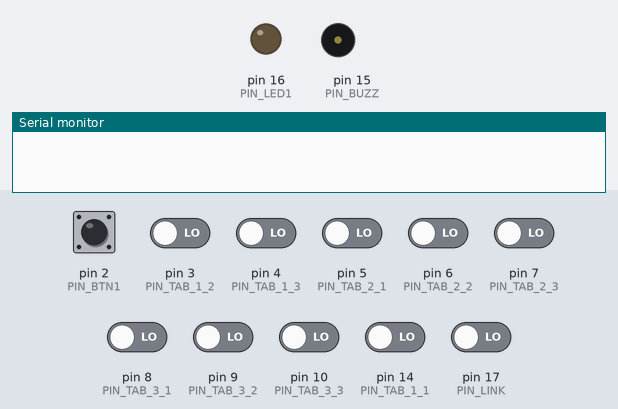
This sketch was run on a simulated Arduino Nano, built with avr-gcc and run on an emulated ATmega328P. Shown: output pins drawn as LEDs (lit = HIGH), buzzer (waves = sounding), the last lines printed to the serial monitor. The test bench sets the inputs (shaded band); at power-on: pin 2 (PIN_BTN1) HIGH, pin 3 (PIN_TAB_1_2), pin 4 (PIN_TAB_1_3), pin 5 (PIN_TAB_2_1), pin 6 (PIN_TAB_2_2), pin 7 (PIN_TAB_2_3), pin 8 (PIN_TAB_3_1), pin 9 (PIN_TAB_3_2), pin 10 (PIN_TAB_3_3), pin 14 (PIN_TAB_1_1), pin 17 (PIN_LINK) LOW. Pins used as bus, display or sensor lines are not drawn.

Above: at 1.2 s.
1.3 s: pin 17 (PIN_LINK) driven HIGH
At 3.1 s:
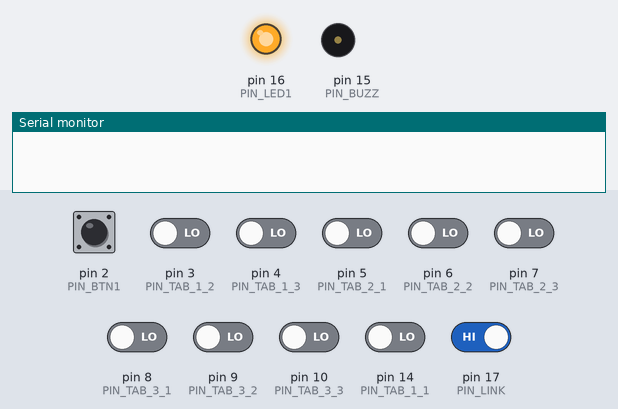
3.8 s: pin 2 (PIN_BTN1) pulled LOW for 0.15 s
At 4.0 s:
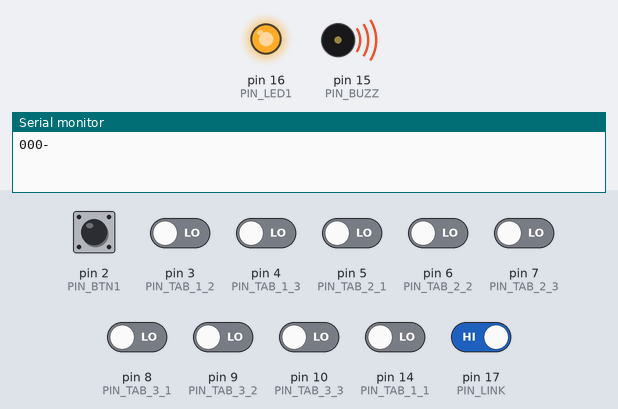
5.4 s: pin 17 (PIN_LINK) driven LOW
At 6.2 s:
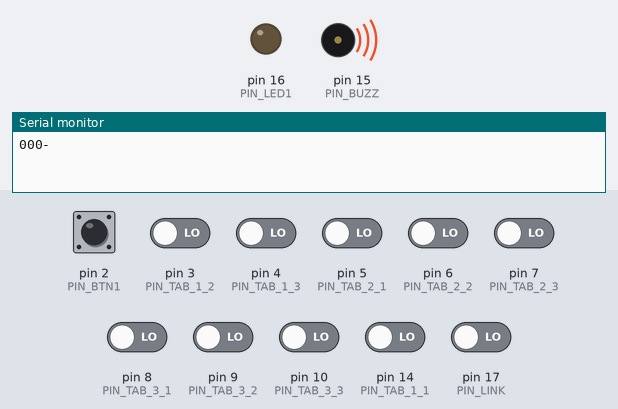
Timing chart, 0 to 8.4 s (numbered marks = the images above; inputs shaded):
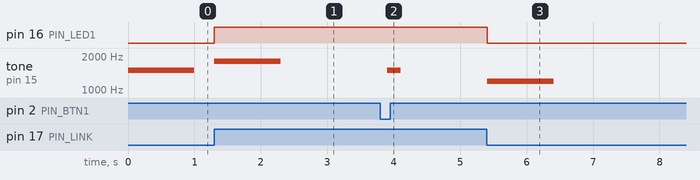

The sketch:

escorna_tab.ino
```cpp
// (licence header left out)
#include <Arduino.h>

#include "configuration.h"
#include "EscornaTab.h"

// EscornaTab configuration
static const EscornaTab::Config cfg =
{
    buttonPin: PIN_BTN1,
    led1Pin:   PIN_LED1,
    buzzerPin: PIN_BUZZ,
    linkPin:   PIN_LINK,
    tabPins:
    {
        PIN_TAB_1_1, PIN_TAB_1_2, PIN_TAB_1_3,
        PIN_TAB_2_1, PIN_TAB_2_2, PIN_TAB_2_3,
        PIN_TAB_3_1, PIN_TAB_3_2, PIN_TAB_3_3,
    },
    rowPins: { PIN_ROW_1, PIN_ROW_2, PIN_ROW_3 }
};


// EscornaTab instance
EscornaTab escorna_tab(cfg, Serial);


void setup()
{
    // initialize serial stream before escorna_tab.init()
    Serial.begin(9600);

    escorna_tab.init();
}


void loop()
{
    // main loop
    escorna_tab.update();
}
```

EscornaTab.cpp
```cpp
// (licence header left out)
#include "EscornaTab.h"


EscornaTab::EscornaTab(const Config& cfg, Stream& serial) :
    _cfg(cfg),
    _stream(serial)
{
    _link = false;
}


int EscornaTab::init()
{
    // common pins
    pinMode(_cfg.buttonPin, INPUT_PULLUP);
    pinMode(_cfg.led1Pin, OUTPUT);
    pinMode(_cfg.buzzerPin, OUTPUT);
    pinMode(_cfg.linkPin, INPUT);

    // tab input pins
    for (int p = 0; p < 9; p++) pinMode(_cfg.tabPins[p], INPUT);

    // row output pins
    for (int p = 0; p < ROW_COUNT; p++)
    {
        uint8_t pin = _cfg.rowPins[p];
        pinMode(pin, OUTPUT);
        digitalWrite(pin, LOW);
    }

    _indicate(INDICATION_READY);

    return 0;
}


void EscornaTab::update()
{
    // check when button was pressed
    if (_scanButton())
    {
        for (int r = 0; r < ROW_COUNT; r++)
        {
            // read each row
            uint8_t tabs[9];
            readTabs(r, tabs);

            // send the codes but check empty tab
            if (!_sendRow(tabs)) break;

            // end of row
            _stream.print(ROW_SEPARATOR);
        }

        // end of program
        _stream.print(PRG_SEPARATOR);

        _indicate(INDICATION_BUTTON);
    }

    // check link status
    if (_link ^ digitalRead(_cfg.linkPin))
    {
        _link = !_link;
        _indicate(_link ? INDICATION_CONNECTED : INDICATION_DISCONNECTED);
    }

    delay(20);
}


void EscornaTab::readTabs(uint8_t row, uint8_t* tabs)
{
    // activate row
    digitalWrite(_cfg.rowPins[row], HIGH);

    // time to energize row
    delay(ROW_ACTIVATION_MILLIS);

    // read input pins
    for (int t = 0; t < 9; t++)
        tabs[t] = (digitalRead(_cfg.tabPins[t]) == HIGH ? 1 : 0);

    // deactivate row
    digitalWrite(_cfg.rowPins[row], LOW);
}


bool EscornaTab::_scanButton()
{
    static uint8_t last_value = LOW;
    uint8_t button = digitalRead(_cfg.buttonPin);

    if (last_value ^ button)
    {
        // button has changed
        last_value = button;

        // button is active low
        if (button == LOW) return true;
    }

    return false;
}


bool EscornaTab::_sendRow(uint8_t* tabs)
{
    uint8_t code;

    // tab 1
    code = tabs[0] | tabs[1] << 1 | tabs[2] << 2;
    _sendCode(code);
    if (!code) return false;

    // tab 2
    code = tabs[3] | tabs[4] << 1 | tabs[5] << 2;
    _sendCode(code);
    if (!code) return false;

    // tab 3
    code = tabs[6] | tabs[7] << 1 | tabs[8] << 2;
    _sendCode(code);
    if (!code) return false;

    return true;
}


void EscornaTab::_sendCode(uint8_t code)
{
    static const char* code_strings[] =
        { CODE_0, CODE_1, CODE_2, CODE_3, CODE_4, CODE_5, CODE_6, CODE_7 };

    if (code < 8)
    {
        _stream.print(code_strings[code]);
        _stream.print(TAB_SEPARATOR);
    }
}


void EscornaTab::_indicate(uint8_t indication)
{
    switch (indication)
    {
    case INDICATION_READY:
        tone(_cfg.buzzerPin, 1500, 1000);
        break;

    case INDICATION_BUTTON:
        tone(_cfg.buzzerPin, 1500, 200);
        break;

    case INDICATION_CONNECTED:
        tone(_cfg.buzzerPin, 1800, 1000);
        digitalWrite(_cfg.led1Pin, HIGH);
        break;

    case INDICATION_DISCONNECTED:
        tone(_cfg.buzzerPin, 1200, 1000);
        digitalWrite(_cfg.led1Pin, LOW);
        break;
    }
}
```

EscornaTab.h
```cpp
// (licence header left out)
#ifndef _ESCORNA_TAB_H
#define _ESCORNA_TAB_H

#include <Arduino.h>
#include <stdint.h>

#include "configuration.h"

#define MAX_ROW_COUNT 3
#if MAX_ROW_COUNT < ROW_COUNT
#   error "MAX_ROW_COUNT must be increased."
#endif


class EscornaTab
{
    public:

        struct Config
        {
            uint8_t buttonPin;
            uint8_t led1Pin;
            uint8_t buzzerPin;
            uint8_t linkPin;
            uint8_t tabPins[9];
            uint8_t rowPins[MAX_ROW_COUNT];
        };

        // instance and configuration
        EscornaTab(const Config& cfg, Stream& serial);

        // initialize Escornatab
        int init();

        // loop update
        void update();

        // read tabs by row
        void readTabs(uint8_t row, uint8_t* tabs);

    private:

        const Config& _cfg;
        Stream& _stream;

        bool _scanButton();
        bool _sendRow(uint8_t* tabs);
        void _sendCode(uint8_t code);

        bool _link;

        enum
        {
            INDICATION_BUTTON,
            INDICATION_READY,
            INDICATION_CONNECTED,
            INDICATION_DISCONNECTED,
        };
        void _indicate(uint8_t indication);
};

#endif // _ESCORNA_TAB_H
```

configuration.h
```cpp
#ifndef _CONFIGURATION_H
#define _CONFIGURATION_H

// common interface
#define PIN_BTN1 2
#define PIN_LED1 16
#define PIN_BUZZ 15
#define PIN_LINK 17

// 9 pins by row (3 tabs)
#define PIN_TAB_1_1 14
#define PIN_TAB_1_2 3
#define PIN_TAB_1_3 4
#define PIN_TAB_2_1 5
#define PIN_TAB_2_2 6
#define PIN_TAB_2_3 7
#define PIN_TAB_3_1 8
#define PIN_TAB_3_2 9
#define PIN_TAB_3_3 10

// connected rows (3 tabs by row)
#define ROW_ACTIVATION_MILLIS 100
#define ROW_COUNT 3
#define PIN_ROW_1 11
#define PIN_ROW_2 12
#define PIN_ROW_3 13

// generic codes
#define CODE_0 "000"
#define CODE_1 "001"
#define CODE_2 "010"
#define CODE_3 "011"
#define CODE_4 "100"
#define CODE_5 "101"
#define CODE_6 "110"
#define CODE_7 "111"
#define TAB_SEPARATOR "-"
#define ROW_SEPARATOR ""
#define PRG_SEPARATOR "\n"

/*
// escornabot codes
#define CODE_0 ""
#define CODE_1 "n\n"
#define CODE_2 "s\n"
#define CODE_3 "e\n"
#define CODE_4 "w\n"
#define CODE_5 "E\n"
#define CODE_6 "W\n"
#define CODE_7 "G\n"
#define TAB_SEPARATOR ""
#define ROW_SEPARATOR ""
#define PRG_SEPARATOR "g\n"
*/

#endif // _CONFIGURATION_H
```

Measured:
- after the input at 1.3 s, pin 16 (PIN_LED1): LOW → HIGH at once; tone on pin 15 (PIN_BUZZ): silent → 1800 Hz at once, → silent 1.0 s later
- after the input at 3.8 s, tone on pin 15 (PIN_BUZZ): silent → 1500 Hz after 0.10 s, → silent 0.20 s later
- after the input at 5.4 s, pin 16 (PIN_LED1): HIGH → LOW at once; tone on pin 15 (PIN_BUZZ): silent → 1200 Hz at once, → silent 1.0 s later
